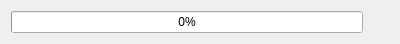
<?xml version="1.0" encoding="UTF-8"?>
<ui version="4.0">
 <class>ProgressWidget</class>
 <widget class="QWidget" name="ProgressWidget">
  <property name="geometry">
   <rect>
    <x>0</x>
    <y>0</y>
    <width>400</width>
    <height>40</height>
   </rect>
  </property>
  <property name="maximumSize">
   <size>
    <width>16777215</width>
    <height>40</height>
   </size>
  </property>
  <property name="windowTitle">
   <string>Form</string>
  </property>
  <layout class="QHBoxLayout" name="horizontalLayout">
   <item>
    <widget class="QProgressBar" name="progressBar">
     <property name="value">
      <number>0</number>
     </property>
    </widget>
   </item>
   <item>
    <widget class="QLabel" name="labelSpeed">
     <property name="text">
      <string/>
     </property>
    </widget>
   </item>
   <item>
    <widget class="QLabel" name="labelTime">
     <property name="text">
      <string/>
     </property>
    </widget>
   </item>
  </layout>
 </widget>
 <resources/>
 <connections/>
</ui>
